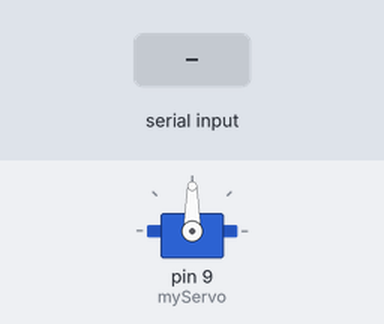
Bench run of a sketch on a simulated Arduino Uno, built with avr-gcc and run on an emulated ATmega328P. On the bench: servo. The inputs (shaded band) are chosen by the test bench.

Above: at 1.2 s.
1.3 s: "R" received over Serial
Timing chart, 0 to 4.3 s (numbered marks = the images above; inputs shaded):
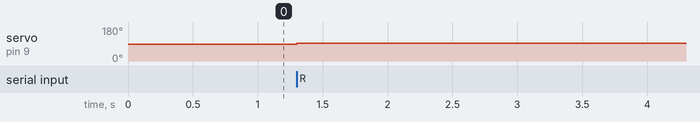

The sketch:

kontrol_servo_trackpad.ino
```cpp
#include <Servo.h>
Servo myServo;

int pos = 90;

void setup() {
  Serial.begin(9600);
  myServo.attach(9);
  myServo.write(pos);
}

void loop() {
  if (Serial.available()) {
    while (Serial.available()) {
      char command = Serial.read();

      if (command == 'R') {
        pos += 3;
      } else if (command == 'L') {
        pos -= 3;
      } else if (command == 'S') {
        // stop, ignore or use logic if needed
      }
    }

    pos = constrain(pos, 0, 180);
    myServo.write(pos);
  }
}
```

Measured:
- after the input at 1.3 s, servo on pin 9 (myServo): 90° → 93° at once
